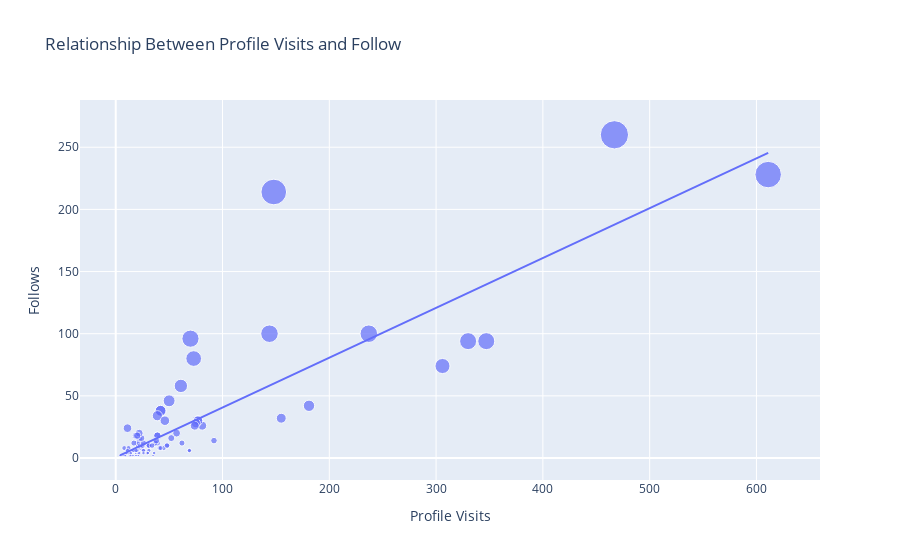

Notebook source saved alongside this figure:
### Markdown cell above
So the conversation rate of the Instagram account is 41% which sounds like a very good conversion rate. Let's have a look at the relationship between the total profile visits and the number of followes gained from all profile visits

### Code cell
figure = px.scatter(data_frame=data, x="Profile Visits",
                    y="Follows", size="Follows", trendline="ols",
                    title="Relationship Between Profile Visits and Follow")

figure.show()

### Figure 1 — Plotly figure (JSON) as saved in the notebook; plotly's stock layout.template omitted (floating-point values rounded to 4 significant figures)
{"data": [{"hovertemplate": "Profile Visits=%{x}<br>Follows=%{marker.size}<extra></extra>", "legendgroup": "", "marker": {"color": "#636efa", "size": [2, 10, 12, 8, 0, 2, 0, 6, 4, 6, 4, 0, 2, 4, 42, 6, 2, 2, 30, 0, 0, 24, 100, 2, 4, 6, 6, 6, 2, 2, 20, 2, 4, 8, 26, 2, 2, 4, 0, 2, 94, 8, 18, 10, 4, 4, 4, 4, 18, 38, 10, 12, 4, 4, 74, 0, 6, 6, 0, 6, 12, 10, 8, 8, 46, 12, 10, 94, 6, 10, 6, 4, 12, 16, 12, 8, 32, 8, 16, 6, 10, 10, 6, 2, 2, 30, 0, 4, 4, 18, 38, 10, 2, 4, 6, 6, 6, 2, 2, 14, 8, 14, 28, 18, 12, 34, 26, 260, 16, 96, 20, 30, 58, 100, 80, 18, 10, 214, 228], "sizemode": "area", "sizeref": 0.65, "symbol": "circle"}, "mode": "markers", "name": "", "orientation": "v", "showlegend": false, "type": "scatter", "x": [35, 48, 62, 23, 8, 9, 26, 12, 36, 31, 29, 15, 8, 20, 181, 17, 16, 21, 77, 10, 9, 11, 144, 14, 10, 19, 69, 11, 19, 9, 57, 13, 11, 24, 81, 4, 7, 14, 18, 8, 330, 21, 19, 32, 19, 21, 14, 30, 39, 42, 31, 20, 12, 22, 306, 13, 26, 16, 15, 15, 39, 21, 8, 45, 50, 37, 25, 347, 26, 48, 16, 26, 17, 52, 22, 41, 155, 12, 22, 20, 23, 25, 17, 16, 21, 77, 10, 14, 30, 39, 42, 31, 14, 10, 19, 69, 11, 19, 9, 38, 42, 92, 75, 21, 26, 39, 74, 467, 24, 70, 22, 46, 61, 237, 73, 20, 34, 148, 611], "xaxis": "x", "y": [2, 10, 12, 8, 0, 2, 0, 6, 4, 6, 4, 0, 2, 4, 42, 6, 2, 2, 30, 0, 0, 24, 100, 2, 4, 6, 6, 6, 2, 2, 20, 2, 4, 8, 26, 2, 2, 4, 0, 2, 94, 8, 18, 10, 4, 4, 4, 4, 18, 38, 10, 12, 4, 4, 74, 0, 6, 6, 0, 6, 12, 10, 8, 8, 46, 12, 10, 94, 6, 10, 6, 4, 12, 16, 12, 8, 32, 8, 16, 6, 10, 10, 6, 2, 2, 30, 0, 4, 4, 18, 38, 10, 2, 4, 6, 6, 6, 2, 2, 14, 8, 14, 28, 18, 12, 34, 26, 260, 16, 96, 20, 30, 58, 100, 80, 18, 10, 214, 228], "yaxis": "y"}, {"hovertemplate": "<b>OLS trendline</b><br>Follows = 0.400884 * Profile Visits + 0.46283<br>R<sup>2</sup>=0.727868<br><br>Profile Visits=%{x}<br>Follows=%{y} <b>(trend)</b><extra></extra>", "legendgroup": "", "marker": {"color": "#636efa", "symbol": "circle"}, "mode": "lines", "name": "", "showlegend": false, "type": "scatter", "x": [4, 7, 8, 8, 8, 8, 9, 9, 9, 9, 10, 10, 10, 10, 11, 11, 11, 11, 12, 12, 12, 13, 13, 14, 14, 14, 14, 14, 15, 15, 15, 16, 16, 16, 16, 17, 17, 17, 18, 19, 19, 19, 19, 19, 19, 20, 20, 20, 20, 21, 21, 21, 21, 21, 21, 22, 22, 22, 22, 23, 23, 24, 24, 25, 25, 26, 26, 26, 26, 26, 29, 30, 30, 31, 31, 31, 32, 34, 35, 36, 37, 38, 39, 39, 39, 39, 41, 42, 42, 42, 45, 46, 48, 48, 50, 52, 57, 61, 62, 69, 69, 70, 73, 74, 75, 77, 77, 81, 92, 144, 148, 155, 181, 237, 306, 330, 347, 467, 611], "xaxis": "x", "y": [2.066, 3.269, 3.67, 3.67, 3.67, 3.67, 4.071, 4.071, 4.071, 4.071, 4.472, 4.472, 4.472, 4.472, 4.873, 4.873, 4.873, 4.873, 5.273, 5.273, 5.273, 5.674, 5.674, 6.075, 6.075, 6.075, 6.075, 6.075, 6.476, 6.476, 6.476, 6.877, 6.877, 6.877, 6.877, 7.278, 7.278, 7.278, 7.679, 8.08, 8.08, 8.08, 8.08, 8.08, 8.08, 8.481, 8.481, 8.481, 8.481, 8.881, 8.881, 8.881, 8.881, 8.881, 8.881, 9.282, 9.282, 9.282, 9.282, 9.683, 9.683, 10.08, 10.08, 10.48, 10.48, 10.89, 10.89, 10.89, 10.89, 10.89, 12.09, 12.49, 12.49, 12.89, 12.89, 12.89, 13.29, 14.09, 14.49, 14.89, 15.3, 15.7, 16.1, 16.1, 16.1, 16.1, 16.9, 17.3, 17.3, 17.3, 18.5, 18.9, 19.71, 19.71, 20.51, 21.31, 23.31, 24.92, 25.32, 28.12, 28.12, 28.52, 29.73, 30.13, 30.53, 31.33, 31.33, 32.93, 37.34, 58.19, 59.79, 62.6, 73.02, 95.47, 123.1, 132.8, 139.6, 187.7, 245.4], "yaxis": "y"}], "layout": {"legend": {"itemsizing": "constant", "tracegroupgap": 0}, "title": {"text": "Relationship Between Profile Visits and Follow"}, "xaxis": {"anchor": "y", "domain": [0, 1], "title": {"text": "Profile Visits"}}, "yaxis": {"anchor": "x", "domain": [0, 1], "title": {"text": "Follows"}}}}
